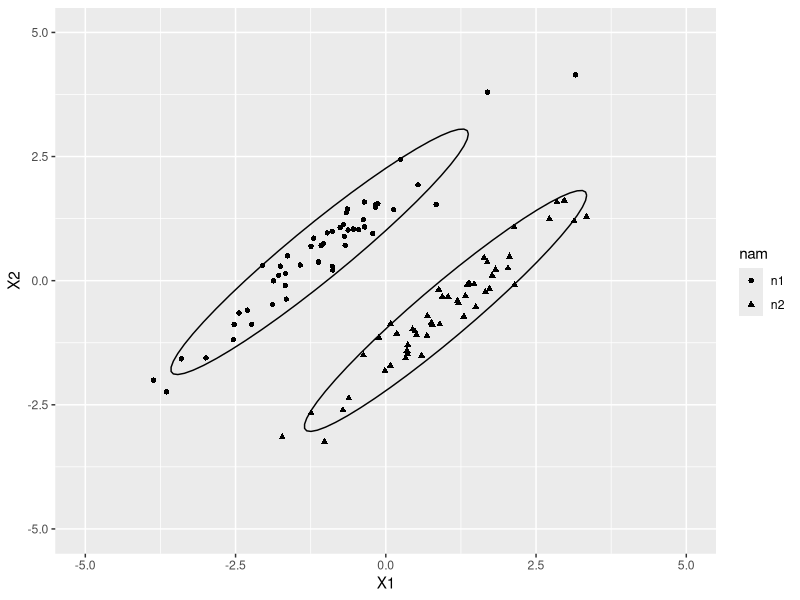

The R script that drew this image: (Note: this script raises an error after producing the figure.)
library(plyr)

f <- function(d) {
  names(d)[1]<-"Class"
  xb <- apply(d[,-1],2,mean)
  xbi <-ddply(d, .(Class), function(x) {apply(x[,-1],2,mean)} )
  xbi
  bw <- (xbi[,-1]-matrix(xb,ncol=(dim(d)[2]-1),nrow=length(unique(d[,1])),byrow=T))
  n<-table(d[,1])
  aux <-apply(bw,1,function(x) as.numeric(t(x))%o%(as.numeric(x)))*as.numeric(n)
  sbw<-matrix(apply(aux,1,sum),nrow=dim(d[,-1])[2],byrow=T)
  wi<-daply(d,.(Class),function(x) var(x[,-1])*(length(x[,1])-1))
  
  swi<-apply(wi,c(2,3),sum)
  list(swi,sbw)  
}

library(MASS)
library(ggplot2)
bivn <- mvrnorm(50, mu = c(-1, 0.6), Sigma = matrix(c(1, 0.95, 0.95, 1), 2))
bivn2 <- mvrnorm(50, mu = c(1, -0.6), Sigma = matrix(c(1, 0.95, 0.95, 1), 2))

d1 <-data.frame(nam="n1",bivn)
d2 <-data.frame(nam="n2",bivn2)
dat.sim<-rbind(d1,d2)
qplot(data=dat.sim,x=X1,y=X2,shape=nam,ylim=c(-5,5),xlim=c(-5,5))+stat_ellipse()



res<-f(dat.sim)
swi<-res[[1]]
sbw<-res[[2]]
theta<-0:179
a<-data.frame(a1=cos(theta*pi/180),a2=sin(theta*pi/180))

ilda <-apply(a,1,function(x){
  x<-as.numeric(x)
  1-det(t(x)%*%swi%*%x)/det(t(x)%*%(swi+sbw)%*%x)
    }
  )

xx <- seq(-1,1,,length)

qplot(theta=a[,1], y=ilda)
+ coord_polar()


